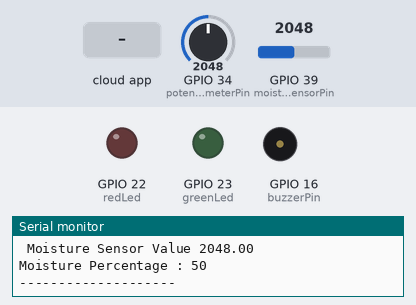
Recording of a sketch running on a simulated ESP32. Parts: output pins drawn as LEDs (lit = HIGH), buzzer (waves = sounding), the last lines printed to the serial monitor. Inputs (shaded band) come from the test bench; at power-on: GPIO 34 (potenciometerPin) = 2048, GPIO 39 (moistureSensorPin) = 2048. WiFi joins after 1.5 s; servers stay silent unless stated; the Firebase database answers and starts empty.

Above: at 2.7 s.
2.8 s: GPIO 34 (potenciometerPin) set to 436
8.4 s: GPIO 34 (potenciometerPin) set to 370
At 13.14 s:
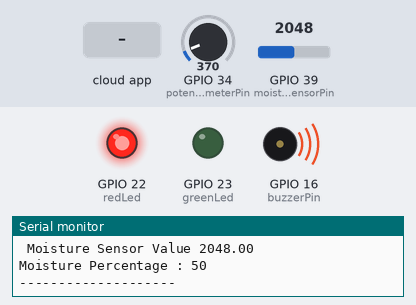
At 14.5 s:
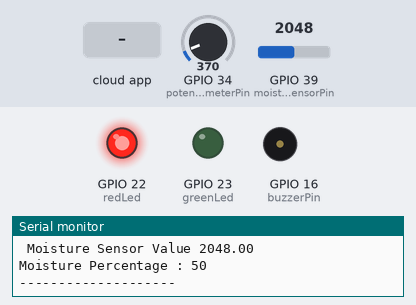
15.3 s: the phone or cloud app sets waterpump to 1
21.5 s: GPIO 34 (potenciometerPin) set to 491
At 34.1 s:
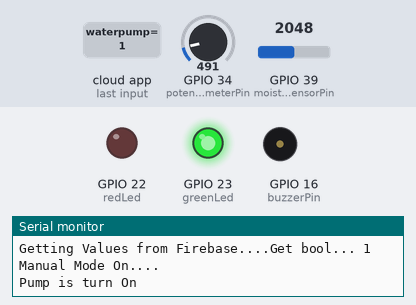
Timing chart, 0 to 40.3 s (numbered marks = the images above; inputs shaded):
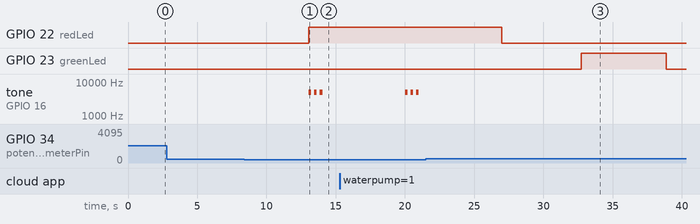

Measured:
- the behaviour switches between 410 and 409 on GPIO 34 (potenciometerPin) (found by bisection; images 0 and 1)
- after the input at 8.4 s, GPIO 22 (redLed): LOW → HIGH after 4.6 s; tone on GPIO 16 (buzzerPin): alternates 5000 Hz for 0.20 s and silent for 0.20 s, 6 changes in all, then stays silent, starting after 4.6 s
- after the input at 21.5 s, GPIO 22 (redLed): HIGH → LOW after 5.5 s; GPIO 23 (greenLed): LOW → HIGH after 11.2 s, → LOW 6.2 s later; tone on GPIO 16 (buzzerPin): stops changing and stays silent

The sketch:

PlantMonitorEsp32.ino
```cpp
#include <WiFi.h>
#include <FirebaseESP32.h>

//Provide the token generation process info.
#include "addons/TokenHelper.h"
//Provide the RTDB payload printing info and other helper functions.
#include "addons/RTDBHelper.h"

/* 1. Define the WiFi credentials */
//#define WIFI_SSID "MEO-CF1AA1"
//#define WIFI_PASSWORD "3E94131A26"
//#define WIFI_SSID "MEO-E3DAC7"
//#define WIFI_PASSWORD "073E7C38F1"
#define WIFI_SSID "POCOPHONE"
#define WIFI_PASSWORD "pocophone"


/* 2. Define the API Key */
#define API_KEY "AIzaSyBkXH06Hnv6J8zuHHEnSevoDAd3ioTrgR0"

/* 3. Define the RTDB URL */
#define DATABASE_URL "plantmonitor-20eb1-default-rtdb.europe-west1.firebasedatabase.app" //<databaseName>.firebaseio.com or <databaseName>.<region>.firebasedatabase.app

/* 4. Define the user Email and password that alreadey registerd or added in your project */
#define USER_EMAIL "hm.raposo@campus.fct.unl.pt"
#define USER_PASSWORD "medronhos123"


//Define Firebase Data object
FirebaseData fbdo;

FirebaseAuth auth;
FirebaseConfig config;

unsigned long sendDataPrevMillis = 0;

int count = 0;

const int potenciometerPin = 34;
const int moistureSensorPin = 39;

const int redLed = 22 ;
const int greenLed = 23 ;

const int buzzerPin = 16;

// setting PWM properties
const int freq = 5000;
const int ledChannel = 0;
const int resolution = 8;

int potenciometerValue;

float moistureSensorValue;

int waterLevelPercent;

int moisturePercent;

float voltage = 0;

bool automatic;

bool waterpump = false;

int moistureThreshold = 30;  //value in wich it is worth to send water

int waterLevelThreshold = 10; //value to only allow with manual turn on


void setup() {
  // put your setup code here, to run once:
  Serial.begin(115200);

  WiFi.begin(WIFI_SSID, WIFI_PASSWORD);
  Serial.print("Connecting to Wi-Fi");
  while (WiFi.status() != WL_CONNECTED)
  {
    Serial.print(".");
    delay(300);
  }
  Serial.println();
  Serial.print("Connected with IP: ");
  Serial.println(WiFi.localIP());
  Serial.println();

  Serial.printf("Firebase Client v%s\n\n", FIREBASE_CLIENT_VERSION);

  /* Assign the api key (required) */
  config.api_key = API_KEY;

  /* Assign the user sign in credentials */
  auth.user.email = USER_EMAIL;
  auth.user.password = USER_PASSWORD;

  /* Assign the RTDB URL (required) */
  config.database_url = DATABASE_URL;

  /* Assign the callback function for the long running token generation task */
  config.token_status_callback = tokenStatusCallback; //see addons/TokenHelper.h

  Firebase.begin(&config, &auth);


  pinMode(redLed,OUTPUT);
  pinMode(greenLed, OUTPUT);


    // configure LED PWM functionalitites
  ledcSetup(ledChannel, freq, resolution);

  // attach the channel to the GPIO to be controlled
  ledcAttachPin(buzzerPin, ledChannel);

}

void loop() {
  // put your main code here, to run repeatedly:
  digitalWrite(greenLed,LOW);

Serial.println("-----Read Sensor Data--------");
  potenciometerValue = analogRead(potenciometerPin);
  waterLevelPercent = map(potenciometerValue,0,4095, 0, 100);

  Serial.print("Potenciometer Value (Water Level) : ");
  Serial.println(potenciometerValue);

  moistureSensorValue = analogRead(moistureSensorPin);
  moisturePercent = map(moistureSensorValue,0,4095, 0,100);

  Serial.print("Water Level Percentage : ");
  Serial.println(waterLevelPercent);

  Serial.print( " Moisture Sensor Value ");
  Serial.println(moistureSensorValue);

  Serial.print("Moisture Percentage : ");
  Serial.println(moisturePercent);
  Serial.println("--------------------");

  if(waterLevelPercent < waterLevelThreshold)
  {
    digitalWrite(redLed,HIGH);
    beep(3);
  }
  else{
    digitalWrite(redLed,LOW);
  }
  delay(5000);


 // if (Firebase.ready() && (millis() - sendDataPrevMillis > 15000 || sendDataPrevMillis == 0))
  if (Firebase.ready())
  {
    sendDataPrevMillis = millis();

    Serial.printf("Setting Sensor Values in Firebase....");

    Serial.printf("Set int... %s\n", Firebase.setInt(fbdo, "/plants/waterlevel", waterLevelPercent) ? "ok" : fbdo.errorReason().c_str());

    Serial.printf("Set int... %s\n", Firebase.setInt(fbdo, "/plants/medronho1/moisture", moisturePercent) ? "ok" : fbdo.errorReason().c_str());

    Serial.printf("Getting Values from Firebase....");

    Serial.printf("Get bool... %s\n", Firebase.getBool(fbdo, "/plants/medronho1/waterpump") ? String(fbdo.boolData()).c_str() : fbdo.errorReason().c_str());

    automatic = Firebase.getBool(fbdo, "/plants/medronho1/automaticwatering") ? fbdo.boolData() : false;

    waterpump = Firebase.getBool(fbdo, "/plants/medronho1/waterpump") ? fbdo.boolData() : false;
  }

    if(waterpump)
    {
         Serial.println("Manual Mode On....");

         if(waterLevelPercent > 10)
         {
            turnOnPump();
         }
         else
         {
             Serial.println("Water level low....");
         }
    }
    else
    {
         Serial.println("Manual Mode Off....");
    }

    if(automatic)
    {
         Serial.println("Automatic Mode On....");

         if(waterLevelPercent > 10 && moisturePercent < 30)
         {
            turnOnPump();
         }
         else
         {
             Serial.println("Water level low....");
         }
    }
    else
    {
         Serial.println("Automatic Mode Off....");
    }


}


void turnOnPump()
{
    digitalWrite(greenLed,HIGH); //turn on water
    Serial.println("Pump is turn On");

     if (Firebase.ready())
    {
        sendDataPrevMillis = millis();
        //Serial.printf("Set bool... %s\n", Firebase.setBool(fbdo, "/plants/medronho1/waterpump", true) ? "ok" : fbdo.errorReason().c_str());
        delay(6000);
        Serial.println("Pump is turned off");
        Serial.printf("Set bool... %s\n", Firebase.setBool(fbdo, "/plants/medronho1/waterpump", false) ? "ok" : fbdo.errorReason().c_str());
        digitalWrite(greenLed,LOW); //turn off water
    }
    else
    {
        delay(60000);
        Serial.println("Pump is turned off (else)");
        digitalWrite(greenLed,HIGH); //turn off water

    }


}

void beep( int numberOfTimes )
{
  for(int i = 0; i<3;i++)
  {

    ledcWrite(ledChannel, 200);
    delay(200);
    ledcWrite(ledChannel, 0);
    delay(200);
  }

}
```
